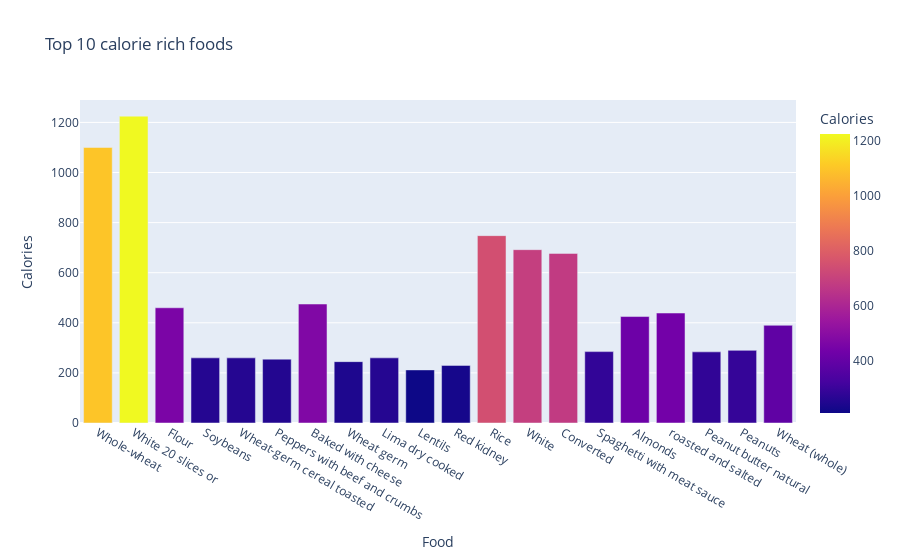

This figure's notebook cell:
### Markdown cell above
## Foods to stay away from:

What food has the most calories?

### Code cell
cals= nutrients.sort_values(by='Calories', ascending= False)
top_20_cals=cals.head(20)
fig = px.bar(top_20, x='Food', y='Calories' , color='Calories',title=' Top 10 calorie rich foods')
fig.show()

### Figure 1 — Plotly figure (JSON) as saved in the notebook; plotly's stock layout.template omitted (floating-point values rounded to 4 significant figures)
{"data": [{"alignmentgroup": "True", "hovertemplate": "Food=%{x}<br>Calories=%{marker.color}<extra></extra>", "legendgroup": "", "marker": {"color": [1100, 1225, 460, 260, 260, 255, 475, 245, 260, 212, 230, 748, 692, 677, 285, 425, 439, 284, 290, 390], "coloraxis": "coloraxis", "pattern": {"shape": ""}}, "name": "", "offsetgroup": "", "orientation": "v", "showlegend": false, "textposition": "auto", "type": "bar", "x": ["Whole-wheat", "White 20 slices or", "Flour", "Soybeans", "Wheat-germ cereal toasted", "Peppers with beef and crumbs", "Baked with cheese", "Wheat germ", "Lima dry cooked", "Lentils", "Red kidney", "Rice", "White", "Converted", "Spaghetti with meat sauce", "Almonds", "roasted and salted", "Peanut butter natural", "Peanuts", "Wheat (whole)"], "xaxis": "x", "y": [1100, 1225, 460, 260, 260, 255, 475, 245, 260, 212, 230, 748, 692, 677, 285, 425, 439, 284, 290, 390], "yaxis": "y"}], "layout": {"autosize": true, "barmode": "relative", "coloraxis": {"colorbar": {"title": {"text": "Calories"}}, "colorscale": [[0, "#0d0887"], [0.1111, "#46039f"], [0.2222, "#7201a8"], [0.3333, "#9c179e"], [0.4444, "#bd3786"], [0.5556, "#d8576b"], [0.6667, "#ed7953"], [0.7778, "#fb9f3a"], [0.8889, "#fdca26"], [1, "#f0f921"]]}, "legend": {"tracegroupgap": 0}, "title": {"text": " Top 10 calorie rich foods"}, "xaxis": {"anchor": "y", "autorange": true, "domain": [0, 1], "range": [-0.5, 19.5], "title": {"text": "Food"}, "type": "category"}, "yaxis": {"anchor": "x", "autorange": true, "domain": [0, 1], "range": [0, 1289.0], "title": {"text": "Calories"}, "type": "linear"}}}
